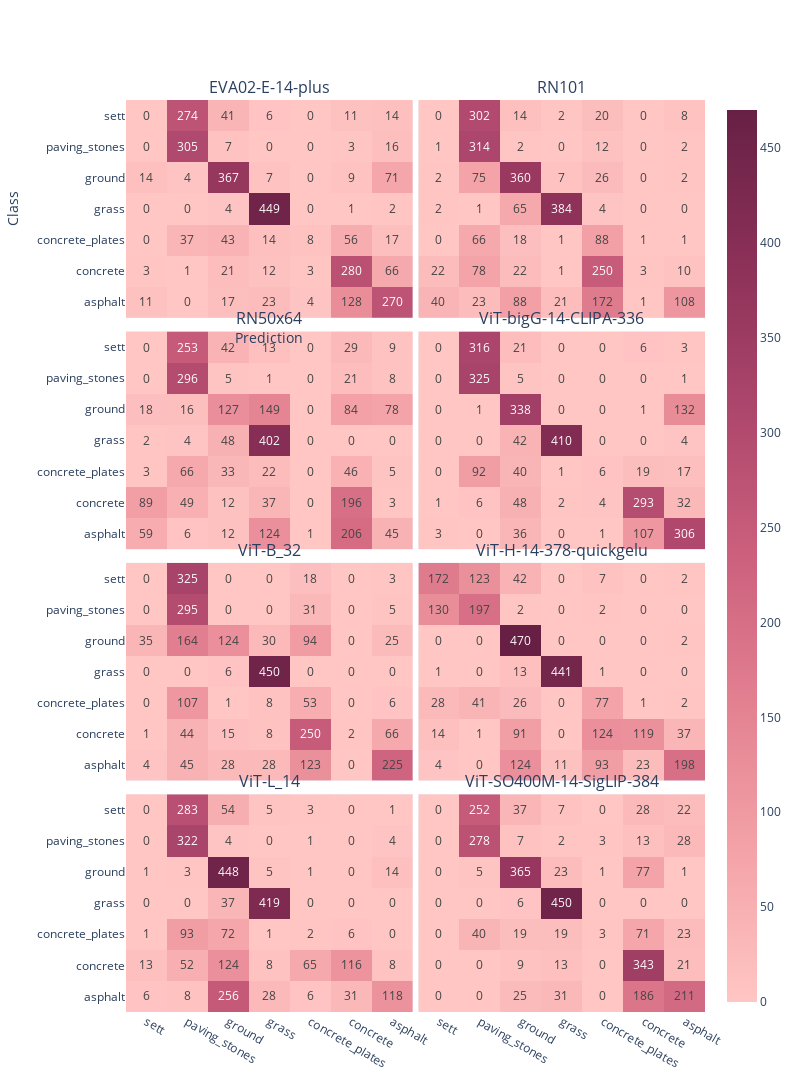

This figure's notebook cell:
### Code cell
# fig = go.Figure().set_subplots(rows=n_rows, cols=2, shared_xaxes=True, shared_yaxes=True, vertical_spacing=0.05, horizontal_spacing=0.01)
fig = make_subplots(rows=n_rows, cols=2, 
                    shared_xaxes=True, 
                    shared_yaxes=True,
                    subplot_titles=list(modelwise_confusion_matrices.keys()),
                    vertical_spacing=0.015, 
                    horizontal_spacing=0.01,
                    # x_title="Prediction",
                    # y_title="Class",
                    )

for i,modelname in enumerate(modelwise_confusion_matrices):
    subplot = px.imshow(modelwise_confusion_matrices[modelname],
                
                x=available_classes,
                y=available_classes,
              text_auto=True, 
              #  aspect="auto",
               )
    
    # print(i//2+1,i%2+1)
    subplot['layout']['xaxis']['autorange'] = "reversed"

    fig.add_trace(subplot.data[0], row=i//2+1, col=i%2+1)
    fig.update_xaxes(row=i//2+1, col=i%2+1, autorange='reversed')
    # fig.append_trace(subplot.data[0], row=i//2+1, col=i%2+1)

fig.update_coloraxes(colorscale=px.colors.sequential.Burg)
fig.update_layout(height=400*n_rows, width=400*2,
                  xaxis_title="Prediction",
                  yaxis_title="Class",
                  showlegend=True,)
fig.show()

### Figure 1 — Plotly figure (JSON) as saved in the notebook; plotly's stock layout.template omitted (floating-point values rounded to 4 significant figures)
{"data": [{"coloraxis": "coloraxis", "hovertemplate": "x: %{x}<br>y: %{y}<br>color: %{z}<extra></extra>", "name": "0", "texttemplate": "%{z}", "type": "heatmap", "x": ["asphalt", "concrete", "concrete_plates", "grass", "ground", "paving_stones", "sett"], "xaxis": "x", "y": ["asphalt", "concrete", "concrete_plates", "grass", "ground", "paving_stones", "sett"], "yaxis": "y", "z": [[270, 128, 4, 23, 17, 0, 11], [66, 280, 3, 12, 21, 1, 3], [17, 56, 8, 14, 43, 37, 0], [2, 1, 0, 449, 4, 0, 0], [71, 9, 0, 7, 367, 4, 14], [16, 3, 0, 0, 7, 305, 0], [14, 11, 0, 6, 41, 274, 0]]}, {"coloraxis": "coloraxis", "hovertemplate": "x: %{x}<br>y: %{y}<br>color: %{z}<extra></extra>", "name": "0", "texttemplate": "%{z}", "type": "heatmap", "x": ["asphalt", "concrete", "concrete_plates", "grass", "ground", "paving_stones", "sett"], "xaxis": "x2", "y": ["asphalt", "concrete", "concrete_plates", "grass", "ground", "paving_stones", "sett"], "yaxis": "y2", "z": [[108, 1, 172, 21, 88, 23, 40], [10, 3, 250, 1, 22, 78, 22], [1, 1, 88, 1, 18, 66, 0], [0, 0, 4, 384, 65, 1, 2], [2, 0, 26, 7, 360, 75, 2], [2, 0, 12, 0, 2, 314, 1], [8, 0, 20, 2, 14, 302, 0]]}, {"coloraxis": "coloraxis", "hovertemplate": "x: %{x}<br>y: %{y}<br>color: %{z}<extra></extra>", "name": "0", "texttemplate": "%{z}", "type": "heatmap", "x": ["asphalt", "concrete", "concrete_plates", "grass", "ground", "paving_stones", "sett"], "xaxis": "x3", "y": ["asphalt", "concrete", "concrete_plates", "grass", "ground", "paving_stones", "sett"], "yaxis": "y3", "z": [[45, 206, 1, 124, 12, 6, 59], [3, 196, 0, 37, 12, 49, 89], [5, 46, 0, 22, 33, 66, 3], [0, 0, 0, 402, 48, 4, 2], [78, 84, 0, 149, 127, 16, 18], [8, 21, 0, 1, 5, 296, 0], [9, 29, 0, 13, 42, 253, 0]]}, {"coloraxis": "coloraxis", "hovertemplate": "x: %{x}<br>y: %{y}<br>color: %{z}<extra></extra>", "name": "0", "texttemplate": "%{z}", "type": "heatmap", "x": ["asphalt", "concrete", "concrete_plates", "grass", "ground", "paving_stones", "sett"], "xaxis": "x4", "y": ["asphalt", "concrete", "concrete_plates", "grass", "ground", "paving_stones", "sett"], "yaxis": "y4", "z": [[306, 107, 1, 0, 36, 0, 3], [32, 293, 4, 2, 48, 6, 1], [17, 19, 6, 1, 40, 92, 0], [4, 0, 0, 410, 42, 0, 0], [132, 1, 0, 0, 338, 1, 0], [1, 0, 0, 0, 5, 325, 0], [3, 6, 0, 0, 21, 316, 0]]}, {"coloraxis": "coloraxis", "hovertemplate": "x: %{x}<br>y: %{y}<br>color: %{z}<extra></extra>", "name": "0", "texttemplate": "%{z}", "type": "heatmap", "x": ["asphalt", "concrete", "concrete_plates", "grass", "ground", "paving_stones", "sett"], "xaxis": "x5", "y": ["asphalt", "concrete", "concrete_plates", "grass", "ground", "paving_stones", "sett"], "yaxis": "y5", "z": [[225, 0, 123, 28, 28, 45, 4], [66, 2, 250, 8, 15, 44, 1], [6, 0, 53, 8, 1, 107, 0], [0, 0, 0, 450, 6, 0, 0], [25, 0, 94, 30, 124, 164, 35], [5, 0, 31, 0, 0, 295, 0], [3, 0, 18, 0, 0, 325, 0]]}, {"coloraxis": "coloraxis", "hovertemplate": "x: %{x}<br>y: %{y}<br>color: %{z}<extra></extra>", "name": "0", "texttemplate": "%{z}", "type": "heatmap", "x": ["asphalt", "concrete", "concrete_plates", "grass", "ground", "paving_stones", "sett"], "xaxis": "x6", "y": ["asphalt", "concrete", "concrete_plates", "grass", "ground", "paving_stones", "sett"], "yaxis": "y6", "z": [[198, 23, 93, 11, 124, 0, 4], [37, 119, 124, 0, 91, 1, 14], [2, 1, 77, 0, 26, 41, 28], [0, 0, 1, 441, 13, 0, 1], [2, 0, 0, 0, 470, 0, 0], [0, 0, 2, 0, 2, 197, 130], [2, 0, 7, 0, 42, 123, 172]]}, {"coloraxis": "coloraxis", "hovertemplate": "x: %{x}<br>y: %{y}<br>color: %{z}<extra></extra>", "name": "0", "texttemplate": "%{z}", "type": "heatmap", "x": ["asphalt", "concrete", "concrete_plates", "grass", "ground", "paving_stones", "sett"], "xaxis": "x7", "y": ["asphalt", "concrete", "concrete_plates", "grass", "ground", "paving_stones", "sett"], "yaxis": "y7", "z": [[118, 31, 6, 28, 256, 8, 6], [8, 116, 65, 8, 124, 52, 13], [0, 6, 2, 1, 72, 93, 1], [0, 0, 0, 419, 37, 0, 0], [14, 0, 1, 5, 448, 3, 1], [4, 0, 1, 0, 4, 322, 0], [1, 0, 3, 5, 54, 283, 0]]}, {"coloraxis": "coloraxis", "hovertemplate": "x: %{x}<br>y: %{y}<br>color: %{z}<extra></extra>", "name": "0", "texttemplate": "%{z}", "type": "heatmap", "x": ["asphalt", "concrete", "concrete_plates", "grass", "ground", "paving_stones", "sett"], "xaxis": "x8", "y": ["asphalt", "concrete", "concrete_plates", "grass", "ground", "paving_stones", "sett"], "yaxis": "y8", "z": [[211, 186, 0, 31, 25, 0, 0], [21, 343, 0, 13, 9, 0, 0], [23, 71, 3, 19, 19, 40, 0], [0, 0, 0, 450, 6, 0, 0], [1, 77, 1, 23, 365, 5, 0], [28, 13, 3, 2, 7, 278, 0], [22, 28, 0, 7, 37, 252, 0]]}], "layout": {"annotations": [{"font": {"size": 16}, "showarrow": false, "text": "EVA02-E-14-plus", "x": 0.2475, "xanchor": "center", "xref": "paper", "y": 1, "yanchor": "bottom", "yref": "paper"}, {"font": {"size": 16}, "showarrow": false, "text": "RN101", "x": 0.7525, "xanchor": "center", "xref": "paper", "y": 1, "yanchor": "bottom", "yref": "paper"}, {"font": {"size": 16}, "showarrow": false, "text": "RN50x64", "x": 0.2475, "xanchor": "center", "xref": "paper", "y": 0.7462, "yanchor": "bottom", "yref": "paper"}, {"font": {"size": 16}, "showarrow": false, "text": "ViT-bigG-14-CLIPA-336", "x": 0.7525, "xanchor": "center", "xref": "paper", "y": 0.7462, "yanchor": "bottom", "yref": "paper"}, {"font": {"size": 16}, "showarrow": false, "text": "ViT-B_32", "x": 0.2475, "xanchor": "center", "xref": "paper", "y": 0.4925, "yanchor": "bottom", "yref": "paper"}, {"font": {"size": 16}, "showarrow": false, "text": "ViT-H-14-378-quickgelu", "x": 0.7525, "xanchor": "center", "xref": "paper", "y": 0.4925, "yanchor": "bottom", "yref": "paper"}, {"font": {"size": 16}, "showarrow": false, "text": "ViT-L_14", "x": 0.2475, "xanchor": "center", "xref": "paper", "y": 0.2387, "yanchor": "bottom", "yref": "paper"}, {"font": {"size": 16}, "showarrow": false, "text": "ViT-SO400M-14-SigLIP-384", "x": 0.7525, "xanchor": "center", "xref": "paper", "y": 0.2387, "yanchor": "bottom", "yref": "paper"}], "coloraxis": {"colorscale": [[0, "rgb(255, 198, 196)"], [0.1667, "rgb(244, 163, 168)"], [0.3333, "rgb(227, 129, 145)"], [0.5, "rgb(204, 96, 125)"], [0.6667, "rgb(173, 70, 108)"], [0.8333, "rgb(139, 48, 88)"], [1, "rgb(103, 32, 68)"]]}, "height": 1600, "showlegend": true, "width": 800, "xaxis": {"anchor": "y", "autorange": "reversed", "domain": [0, 0.495], "matches": "x7", "showticklabels": false, "title": {"text": "Prediction"}}, "xaxis2": {"anchor": "y2", "autorange": "reversed", "domain": [0.505, 1], "matches": "x8", "showticklabels": false}, "xaxis3": {"anchor": "y3", "autorange": "reversed", "domain": [0, 0.495], "matches": "x7", "showticklabels": false}, "xaxis4": {"anchor": "y4", "autorange": "reversed", "domain": [0.505, 1], "matches": "x8", "showticklabels": false}, "xaxis5": {"anchor": "y5", "autorange": "reversed", "domain": [0, 0.495], "matches": "x7", "showticklabels": false}, "xaxis6": {"anchor": "y6", "autorange": "reversed", "domain": [0.505, 1], "matches": "x8", "showticklabels": false}, "xaxis7": {"anchor": "y7", "autorange": "reversed", "domain": [0, 0.495]}, "xaxis8": {"anchor": "y8", "autorange": "reversed", "domain": [0.505, 1]}, "yaxis": {"anchor": "x", "domain": [0.7612, 1], "title": {"text": "Class"}}, "yaxis2": {"anchor": "x2", "domain": [0.7612, 1], "matches": "y", "showticklabels": false}, "yaxis3": {"anchor": "x3", "domain": [0.5075, 0.7462]}, "yaxis4": {"anchor": "x4", "domain": [0.5075, 0.7462], "matches": "y3", "showticklabels": false}, "yaxis5": {"anchor": "x5", "domain": [0.2537, 0.4925]}, "yaxis6": {"anchor": "x6", "domain": [0.2537, 0.4925], "matches": "y5", "showticklabels": false}, "yaxis7": {"anchor": "x7", "domain": [0, 0.2387]}, "yaxis8": {"anchor": "x8", "domain": [0, 0.2387], "matches": "y7", "showticklabels": false}}}
